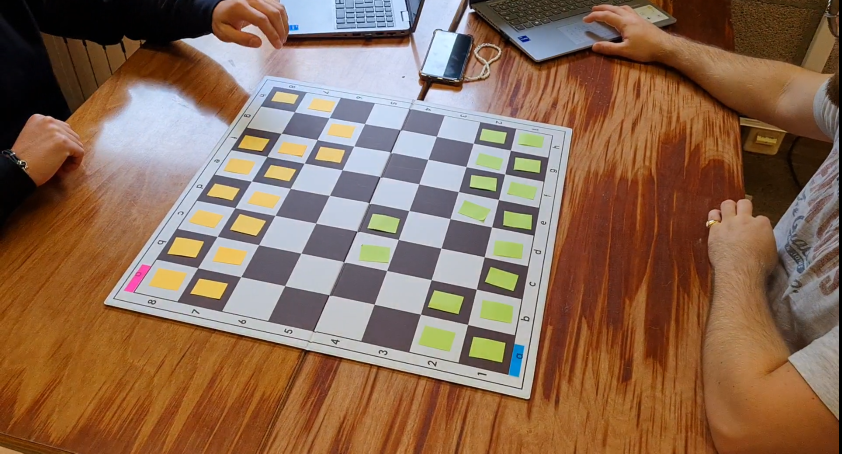
#> input picture project/step3/frames/frame00.png, 1683 x 907 px (shown at 1/2 size)
$ python 2D_frame.py
#> lines starting #> are read from the running program, lines starting #| are printed output that depends on the picture
import cv2
import numpy as np
import os

def apply_homography(image_path, points_src, points_dst, output_path="transformed_image.jpg"):
    """
    Applique une transformation par homographie à une image.

    :param image_path: Chemin de l'image d'entrée.
    :param points_src: Points de l'image source (list ou array, 4 points minimum).
    :param points_dst: Points correspondants dans l'image destination (list ou array).
    :param output_path: Chemin pour sauvegarder l'image transformée.
    """
#> called with image_path = 'project/step3/./frames/frame00.png', output_path = 'transformed_image.jpg'
    # Charger l'image
    image = cv2.imread(image_path)
#> image is the input picture: shape (907, 1683, 3); mean B, G, R 84.2, 106.3, 138
    if image is None:
        print("Erreur : Impossible de charger l'image.")
        return

    # Vérifier que les points sont bien définis
    if len(points_src) != 4 or len(points_dst) != 4:
        print("Erreur : Les points source et destination doivent contenir exactement 4 points.")
        return

    # Calculer la matrice d'homographie
    points_src = np.array(points_src, dtype=np.float32)
    points_dst = np.array(points_dst, dtype=np.float32)
    H, _ = cv2.findHomography(points_src, points_dst)

    # Dimensions de l'image
    height, width = image.shape[:2]
#> height = 907; width = 1683

    # Appliquer la transformation
    transformed_image = cv2.warpPerspective(image, H, (800, 800))
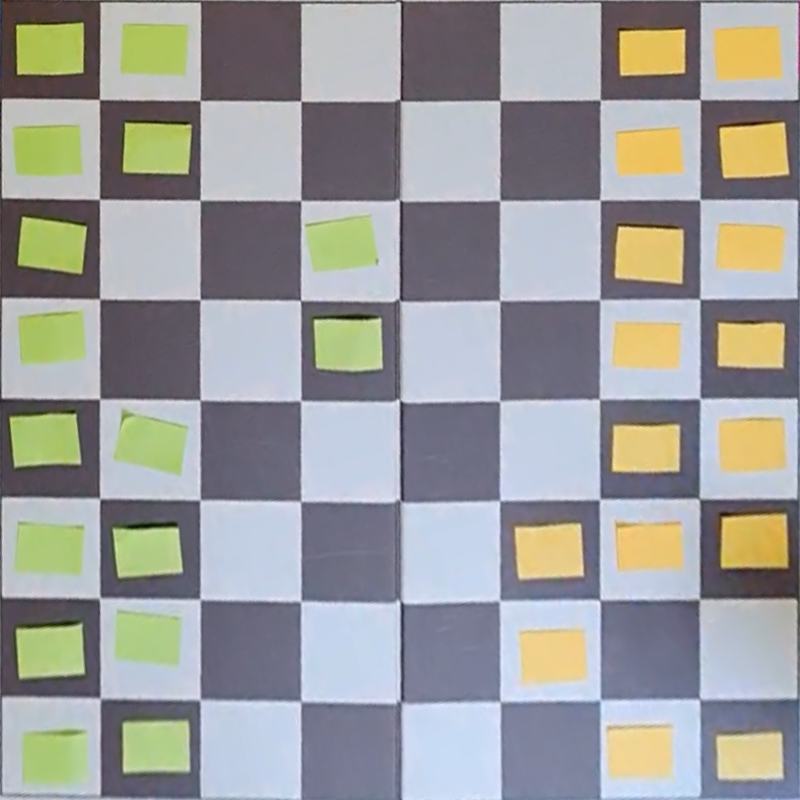
#> transformed_image: shape (800, 800, 3); mean B, G, R 155.1, 157.2, 156.4

    # Sauvegarder l'image transformée
    cv2.imwrite(output_path, transformed_image)
    print(f"Image transformée sauvegardée dans : {output_path}")

    # Afficher l'image originale et transformée
    cv2.imshow("Image Originale", image)
    cv2.imshow("Image Transformée", transformed_image)
    cv2.waitKey(0)
    cv2.destroyAllWindows()


if __name__ == "__main__":
    # Obtenir le chemin du script actuel
    script_directory = os.path.dirname(os.path.abspath(__file__))

    # Chemin relatif de l'image
    frame_relative_path = './frames/frame00.png'
    frame_path = os.path.join(script_directory, frame_relative_path)

    # Vérifier si le fichier existe
    if not os.path.exists(frame_path):
        print(f"Erreur : Le fichier '{frame_relative_path}' est introuvable.")
    else:
        # Points réels détectés dans l'image (exemple arbitraire)
        real_corners = [
            [1015.76685, 747.889],
            [265.77423, 584.8124],
            [547.2637, 172.11633],
            [1105.6449, 268.26883]
        ]

        # Points idéaux dans le plan cible
        ideal_corners = [
            [0, 0],
            [800, 0],
            [800, 800],
            [0, 800]
        ]

        # Appliquer l'homographie
        apply_homography(frame_path, real_corners, ideal_corners, "transformed_image.jpg")

$ run again, with project/step3/frames/frame01.png copied over project/step3/frames/frame00.png
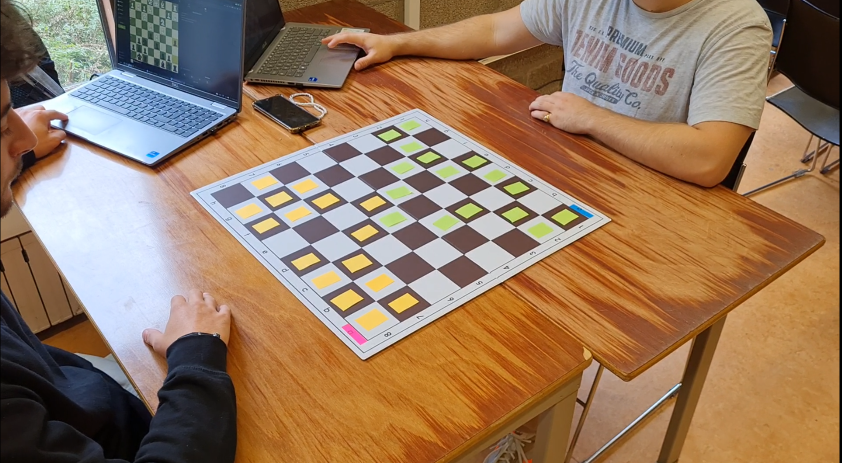
#> input picture project/step3/frames/frame01.png, 1684 x 926 px (shown at 1/2 size)
#> in apply_homography, image is the input picture: shape (926, 1684, 3); mean B, G, R 94.4, 120.4, 150.3
#> in apply_homography, `transformed_image = cv2.warpPerspective(image, H, (800, 800))`:
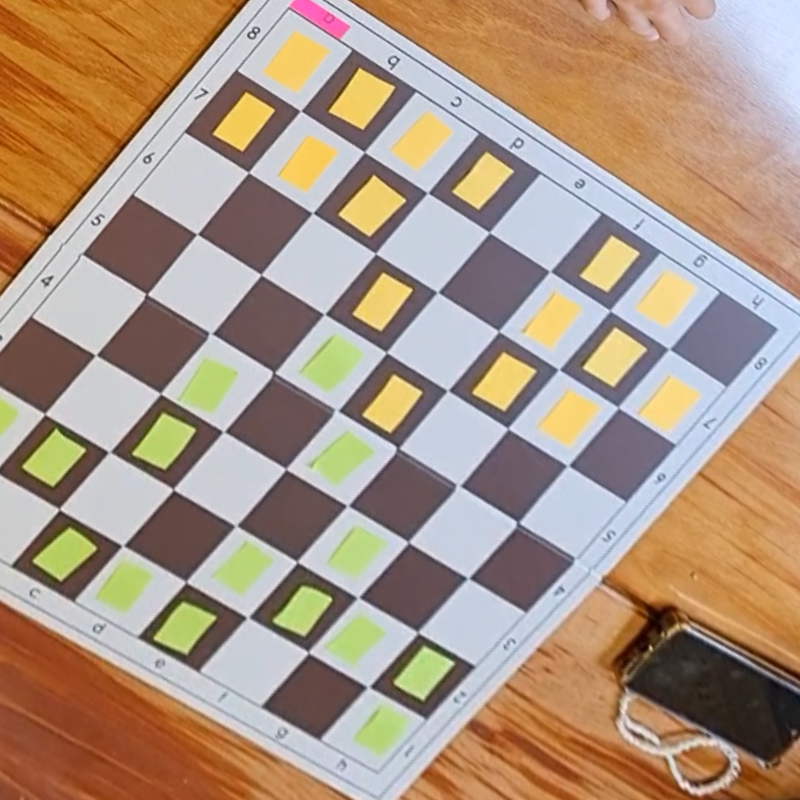
#> transformed_image: shape (800, 800, 3); mean B, G, R 130.3, 149.6, 172

$ run again, with project/step3/frames/frame02.png copied over project/step3/frames/frame00.png
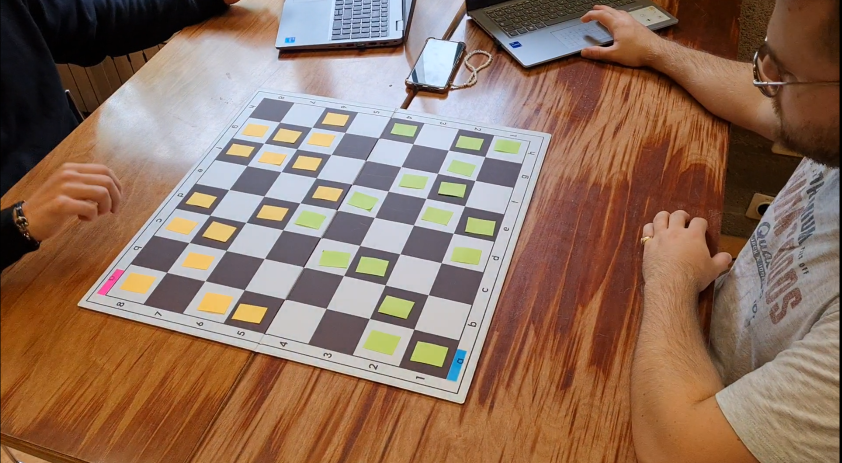
#> input picture project/step3/frames/frame02.png, 1684 x 926 px (shown at 1/2 size)
#> in apply_homography, image is the input picture: shape (926, 1684, 3); mean B, G, R 93.6, 111.8, 141.7
#> in apply_homography, `transformed_image = cv2.warpPerspective(image, H, (800, 800))`:
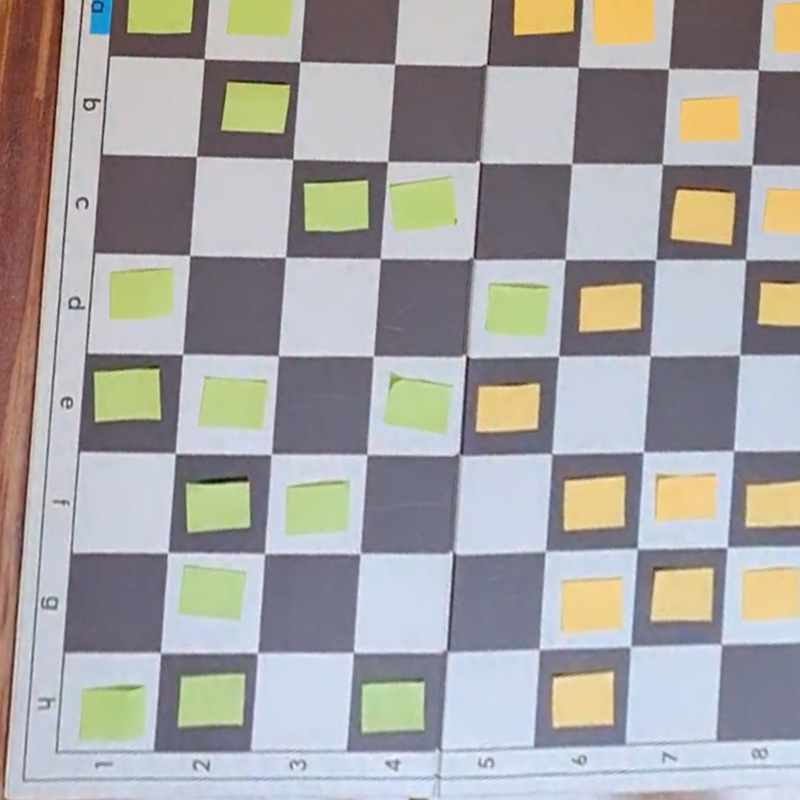
#> transformed_image: shape (800, 800, 3); mean B, G, R 163.6, 164.2, 166

$ run again, with project/step3/frames/frame03.png copied over project/step3/frames/frame00.png
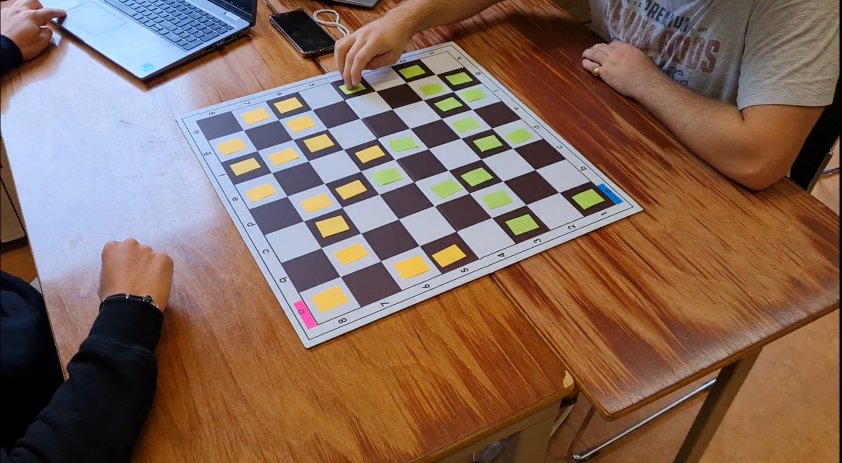
#> input picture project/step3/frames/frame03.png, 1684 x 926 px (shown at 1/2 size)
#> in apply_homography, image is the input picture: shape (926, 1684, 3); mean B, G, R 89.4, 103.7, 130.6
#> in apply_homography, `transformed_image = cv2.warpPerspective(image, H, (800, 800))`:
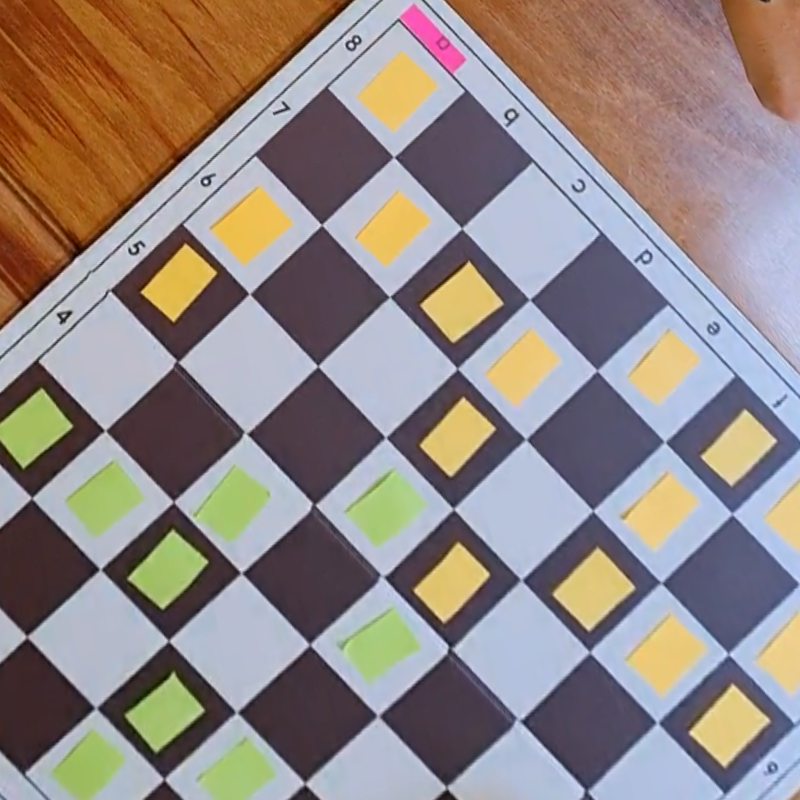
#> transformed_image: shape (800, 800, 3); mean B, G, R 132.7, 136.1, 147.2
